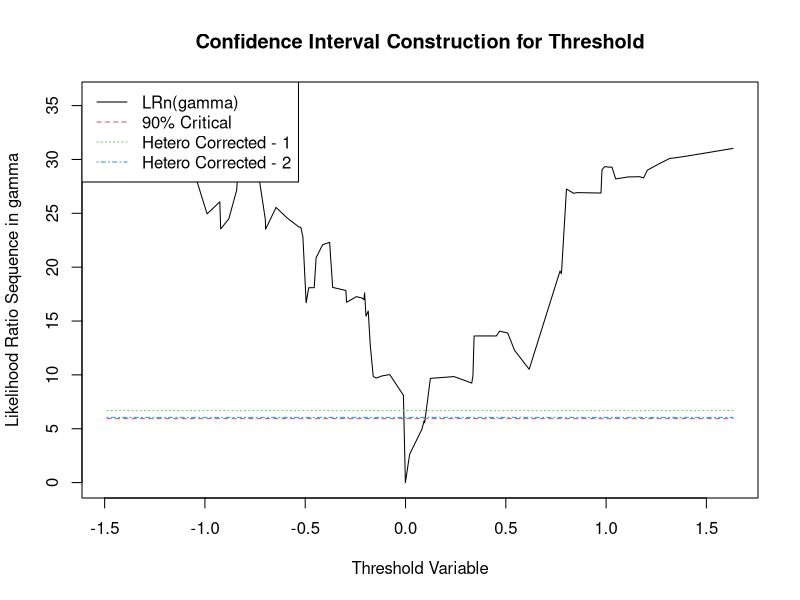

This figure's R source:
#########################################################################
##
##  IVTAR.R
##  
##  This is a R procedure.  It computes estimates and confidence
##  intervals for threshold models with endogenous regressors.
##  
##  It computes the estimator described in
##  "Instrumental Variable Estimation of a Threshold Model"
##  written by Mehmet Caner and Bruce E. Hansen
##  
##  Be sure to have the Gauss graphics library active.
##  
##  If you run this program, it is currently set up to generate some simulated data 
##  and estimate the model on this data.  
##  For your own application, you can substitute your own data.
##  
#########################################################################

# Functions #

##************************************************************
##  REGRESS
##  
##  Computes a linear regression. Uses generalized inverse if X'X is singular
##  
##  Format
##  beta <- regress(y,x)
##  
##  Inputs
##  y	      nxm	dependent variable(s)
##  x	      nxk	independent variables (should include constant)
##  
##  Output
##  beta    kxm	Regression slope estimates
##  
##************************************************************

regress <- function(y,x){
  if (qr(x)$rank==ncol(x)) beta <- qr.solve(x,y)
  if (qr(x)$rank<ncol(x)) beta <- (qr(t(x)%*%x)$qr)%*%(t(x)%*%y)
  beta
}

##************************************************************
##  JOINT_THRESH
##  
##  Estimates the threshold in a multivariate threshold model
##  
##  Format
##  output <- joint_thresh(y,x,q)
##  yhat <- output$yhat
##  qhat <- output$qhat
##  
##  Inputs
##  y	      nxm	dependent variable(s)
##  x	      nxk	independent variables (should include constant)
##  q	      nx1	threshold variable
##  
##  Outputs
##  yhat	nxm	Predicted values for y
##  qhat	1x1	Threshold Estimate 
##  
##************************************************************

joint_thresh <- function(y,x,q){
  n <- nrow(y)
  k <- ncol(x)
  e <- y-x%*%regress(y,x)
  s0 <- det(t(e)%*%e)    
  n1 <- round(.05*n)+k
  n2 <- round(.95*n)-k
  qs <- sort(q)
  qs <- qs[n1:n2]
  qs <- as.matrix(unique(qs))
  qn <- nrow(qs)
  sn <- matrix(0,qn,1)
  for (r in 1:qn){
    d <- (q<=qs[r])
    xx <- x*(d%*%matrix(1,1,k))
    xx <- xx-x%*%regress(xx,x)
    ex <- e-xx%*%regress(e,xx)
    sn[r] <- det(t(ex)%*%ex)   
  }
  r <- which.min(sn)
  smin <- sn[r]
  qhat <- qs[r]
  d <- (q<=qhat)
  x1 <- x*(d%*%matrix(1,1,k))
  x2 <- x*((1-d)%*%matrix(1,1,k))
  beta1 <- regress(y,x1)
  beta2 <- regress(y,x2)
  yhat <- x1%*%beta1+x2%*%beta2
  list(yhat=yhat,qhat=qhat)
}

##************************************************************
##  JOINT_THRESH_CI
##  
##  Estimates the threshold in a multivariate threshold model 
##  and computes asymptotic confidence intervals
##  
##  Format
##  output <- joint_thresh(y,x,q,_conf,_graph)
##  yhat <- output$yhat
##  
##  Inputs
##  y	      nxm	dependent variable(s)
##  x	      nxk	independent variables (should include constant)
##  q	      nx1	threshold variable
##  conf	1x1	level for confidence interval, e.g. conf=.9
##  graph	1x1	Set graph=1 to view graph of likelihood ratio
##  		      Set graph=0 to not display graph
##  
##  Outputs
##  yhat	nxm	Predicted values for y
##  qhat	1x1	Threshold Estimate 
##  qcf_0	1x2	Confidence interval for threshold, no heteroskedasticity correction
##  qcf_h1	1x2	Confidence interval for threshold, heteroskedasticity correction 
##  		      using quadratic variance estimate 
##  		      (only if m=1)
##  qcf_h2	1x2	Confidence interval for threshold, heteroskedasticity correction 
##  		      using variance estimated by Epanechnikov kernel with automatic bandwidth
##  		      (only if m=1)
##  
##************************************************************

joint_thresh_ci <- function(y,x,q,conf,graph){
  n <- nrow(y)
  k <- ncol(x)
  e <- y-x%*%regress(y,x)
  s0 <- det(t(e)%*%e)    
  n1 <- round(.05*n)+k
  n2 <- round(.95*n)-k
  qs <- sort(q)
  qs <- qs[n1:n2]
  qs <- as.matrix(unique(qs))
  qn <- nrow(qs)
  sn <- matrix(0,qn,1)
  for (r in 1:qn){
    d <- (q<=qs[r])
    xx <- x*(d%*%matrix(1,1,k))
    xx <- xx-x%*%regress(xx,x)
    ex <- e-xx%*%regress(e,xx)
    sn[r] <- det(t(ex)%*%ex)   
  }
  r <- which.min(sn)
  smin <- sn[r]
  qhat <- qs[r]
  d <- (q<=qhat)
  x1 <- x*(d%*%matrix(1,1,k))
  x2 <- x*((1-d)%*%matrix(1,1,k))
  beta1 <- regress(y,x1)
  beta2 <- regress(y,x2)
  yhat <- x1%*%beta1+x2%*%beta2
  e <- y-yhat
  lr <- n*(sn/smin-1)
  sig2 <- smin/n
  
  if (ncol(y)> 1){
    eta1 <- 1 
    eta2 <- 1
  }else{
    r1 <- (x%*%(beta1-beta2))^2
    r2 <- r1*(e^2)
    qx <- cbind(q^0,q^1,q^2)
    qh <- cbind(qhat^0,qhat^1,qhat^2)  
    m1 <- qr.solve(qx,r1)  
    m2 <- qr.solve(qx,r2)  
    g1 <- qh%*%m1
    g2 <- qh%*%m2
    eta1 <- as.vector((g2/g1)/sig2)
    sigq <- sqrt(mean((q-mean(q))^2))
    hband <- 2.344*sigq/(n^(.2))
    u <- (qhat-q)/hband
    u2 <- u^2
    f <- mean((1-u2)*(u2<=1))*(.75/hband)
    df <- -mean(-u*(u2<=1))*(1.5/(hband^2))
    eps <- r1 - qx%*%m1
    sige <- (t(eps)%*%eps)/(n-3)
    hband <- as.vector(sige/(4*f*((m1[3]+(m1[2]+2*m1[3]*qhat)*df/f)^2)))
    u2 <- ((qhat-q)/hband)^2
    kh <- ((1-u2)*.75/hband)*(u2<=1)
    g1 <- mean(kh*r1)
    g2 <- mean(kh*r2)
    eta2 <- as.vector((g2/g1)/sig2)
  }
  c1 <- -2*log(1-sqrt(conf))
  lr0 <- (lr >= c1)
  lr1 <- (lr >= (c1*eta1))
  lr2 <- (lr >= (c1*eta2))
  if (max(lr0)==1){
    qcf_0 <- cbind(qs[which.min(lr0)],qs[qn+1-which.min(rev(lr0))])
  }else{
    qcf_0 <- cbind(qs[1],qs[qn])
  }
  if (max(lr1)==1){
    qcf_h1 <- cbind(qs[which.min(lr1)],qs[qn+1-which.min(rev(lr1))])
  }else{
    qcf_h1 <- cbind(qs[1],qs[qn])
  }
  if (max(lr2)==1){
    qcf_h2 <- cbind(qs[which.min(lr2)],qs[qn+1-which.min(rev(lr2))])
  }else{
    qcf_h2 <- cbind(qs[1],qs[qn])
  }
  
  if (graph==1){
    x11()
    mtit <- "Confidence Interval Construction for Threshold"
    ytit <- "Likelihood Ratio Sequence in gamma" 
    xtit <- "Threshold Variable"
    clr <- matrix(1,qn,1)*c1
    if (ncol(y) == 1) clr <- cbind(clr,(clr*eta1),(clr*eta2))
    plot(qs,lr,lty=1,col=1,type="l",ann=0)
    lines(qs,clr[,1],lty=2,col=2)
    if (ncol(y) == 1){
      lines(qs,clr[,2],lty=3,col=3)
      lines(qs,clr[,3],lty=4,col=4)
    }
    title(main=mtit,ylab=ytit,xlab=xtit) 
    tit1 <- "LRn(gamma)"
    tit2 <- "90% Critical"
    tit3 <- "Hetero Corrected - 1"
    tit4 <- "Hetero Corrected - 2" 
    if (ncol(y) != 1) legend("topleft",c(tit1,tit2),lty=c(1,2),col=c(1,2))
    if (ncol(y) == 1) legend("topleft",c(tit1,tit2,tit3,tit4),lty=c(1,2,3,4),col=c(1,2,3,4))
  }
  list(yhat=yhat,qhat=qhat,qcf_0=qcf_0,qcf_h1=qcf_h1,qcf_h2=qcf_h2)
}

##************************************************************
##  GMM_LINEAR
##  
##  Computes the GMM estimator of a linear model
##  
##  Format
##  output <- gmm_linear(y,z,x)
##  beta <- output$beta
##  
##  Inputs
##  y	      nx1	dependent variable
##  z	      nxk	rhs variables
##  x	      nxl	instruments variables (should include constant and exogenous parts of z), l>=k
##  
##  Outputs
##  beta	kx1	Regression slope estimates
##  se	kx1	standard errors
##  jstat	1x1	J Statistic
##  
##************************************************************

gmm_linear <- function(y,z,x){
  pihat <- regress(z,x)
  xz <- t(x)%*%z 
  xy <- t(x)%*%y
  beta <- qr.solve((t(pihat)%*%xz),(t(pihat)%*%xy))
  e <- y-z%*%beta
  xe <- x*(e%*%matrix(1,1,ncol(x)))
  g <- solve(t(xe)%*%xe)
  v <- solve(t(xz)%*%g%*%xz)
  beta <- v%*%(t(xz)%*%g%*%xy)
  se <- as.matrix(sqrt(diag(v)))
  m <- t(x)%*%(y-z%*%beta)
  jstat <- t(m)%*%g%*%m
  list(beta=beta,se=se,jstat=jstat)
}

##************************************************************
##  GMM_THRESH
##  
##  Computes threshold model with endogenous variables
##  
##  Format
##  
##  qhat <- gmm_thresh(y,z1,z2,x,q,conf,conf1,conf2,reduced)
##  
##  Inputs
##  y	      nx1	dependent variable
##  z1	nxk1	endogenous rhs variables
##  z2	nxk2	exogenous rhs variables
##  x	      nxm	instrumental variables not included in z2, m>=k1
##  q	      nx1	threshold variable
##  conf	1x1	level for confidence interval for threshold, e.g. conf=.9
##  conf1	1x1	confidence level for threshold interval used as input to slope intervals, e.g. conf2=.8 
##  conf2	1x1	interval dummy - to determine method for threshold interval used as input to slope intervals
##  		      set to 0 for uncorrected (homoskedastic) interval
##  		      set to 1 for heteroskedastic correction by quadratic
##  		      set to 2 for heteroskedastic correction by nonparametric kernel
##  reduced	1x1	reduced form dummy
##  		      set to 0 if reduced form is linear (no threshold)
##  		      set to 1 if reduced form is a linear threshold model
##  
##  Output
##  qhat	1x1	threshold estimate
##  
##  Most of the output is written to the screen.
##  
##************************************************************

gmm_thresh <- function(y,z1,z2,x,q,conf,conf1,conf2,reduced){
  xx <- cbind(x,z2) 
  if (reduced==0) z1hat <- t(xx)%*%regress(z1,xx)
  if (reduced==1){ 
    out <-  joint_thresh(z1,xx,q)
    z1hat <- out$yhat
    rhohat <- out$qhat
  }
  zhat <- cbind(z1hat,z2)
  
  out <- joint_thresh_ci(y,zhat,q,conf,1)
  yhat <- out$yhat
  qhat <- out$qhat
  qcf0 <- out$qcf_0
  qcf1 <- out$qcf_h1 
  qcf2 <- out$qcf_h1 
  
  z <- cbind(z1,z2)
  da <- (q<=qhat)
  db <- 1-da
  ya <- y[da%*%matrix(1,1,ncol(y))>0]
  ya <- matrix(ya,length(ya)/ncol(y),ncol(y))
  xa <- xx[da%*%matrix(1,1,ncol(xx))>0]
  xa <- matrix(xa,length(xa)/ncol(xx),ncol(xx))
  za <- z[da%*%matrix(1,1,ncol(z))>0]
  za <- matrix(za,length(za)/ncol(z),ncol(z))
  yb <- y[db%*%matrix(1,1,ncol(y))>0]
  yb <- matrix(yb,length(yb)/ncol(y),ncol(y))
  xb <- xx[db%*%matrix(1,1,ncol(xx))>0]
  xb <- matrix(xb,length(xb)/ncol(xx),ncol(xx))
  zb <- z[db%*%matrix(1,1,ncol(z))>0]
  zb <- matrix(zb,length(zb)/ncol(z),ncol(z))
  out1 <- gmm_linear(ya,za,xa)
  out2 <- gmm_linear(yb,zb,xb)
  beta1 <- out1$beta
  se1 <- out1$se 
  jstat1 <- out1$jstat
  beta2 <- out2$beta
  se2 <- out2$se 
  jstat2 <- out2$jstat
  
  beta1l <- beta1-se1*1.96
  beta1u <- beta1+se1*1.96
  beta2l <- beta2-se2*1.96
  beta2u <- beta2+se2*1.96
  
  out <- joint_thresh_ci(y,zhat,q,conf1,0)
  yhat <- out$yhat
  qhat <- out$qhat
  qcf0i <- out$qcf_0
  qcf1i <- out$qcf_h1 
  qcf2i <- out$qcf_h1 
  
  if (conf2==0) qcf <- qcf0i 
  if (conf2==1) qcf <- qcf1i 
  if (conf2==2) qcf <- qcf2i 
  qq <- unique(q)
  qq <- as.matrix(sort(qq))
  qq <- qq[qq<=qcf[2]]
  qq <- as.matrix(qq[qq>=qcf[1]])
  
  for (i in 1:nrow(qq)){
    qi <- qq[i]
    dai <- (q<=qi)
    dbi <- 1-dai
    ya <- y[dai%*%matrix(1,1,ncol(y))>0]
    ya <- matrix(ya,length(ya)/ncol(y),ncol(y))
    xa <- xx[dai%*%matrix(1,1,ncol(xx))>0] 
    xa <- matrix(xa,length(xa)/ncol(xx),ncol(xx))
    za <- z[dai%*%matrix(1,1,ncol(z))>0]
    za <- matrix(za,length(za)/ncol(z),ncol(z))
    yb <- y[dbi%*%matrix(1,1,ncol(y))>0]
    yb <- matrix(yb,length(yb)/ncol(y),ncol(y))
    xb <- xx[dbi%*%matrix(1,1,ncol(xx))>0]
    xb <- matrix(xb,length(xb)/ncol(xx),ncol(xx))
    zb <- z[dbi%*%matrix(1,1,ncol(z))>0]
    zb <- matrix(zb,length(zb)/ncol(z),ncol(z))
    out1 <- gmm_linear(ya,za,xa)
    out2 <- gmm_linear(yb,zb,xb)
    beta1i <- out1$beta
    se1i <- out1$se 
    jstat1i <- out1$jstat 
    beta2i <- out2$beta
    se2i <- out2$se 
    jstat2i <- out2$jstat
    beta1l <- apply(t(cbind((beta1i-se1i*1.96),beta1l)),2,min)
    beta1u <- apply(t(cbind((beta1i+se1i*1.96),beta1u)),2,max)
    beta2l <- apply(t(cbind((beta2i-se2i*1.96),beta2l)),2,min)
    beta2u <- apply(t(cbind((beta2i+se2i*1.96),beta2u)),2,max)
  }
  
  cat ("\n")
  cat ("\n")
  cat ("Threshold Estimate                        ", qhat, "\n")
  cat ("Confidence Interval - Uncorrected         ", qcf0, "\n")
  cat ("Confidence Interval - Het Corrected Quad  ", qcf1, "\n")
  cat ("Confidence Interval - Het Corrected NP    ", qcf2, "\n")
  cat ("\n")
  cat ("\n")
  cat ("Regime 1 : Threshold variable less than   ", qhat, "\n")
  cat ("Number of observations                    ", sum(da),"\n")
  cat ("\n")
  cat ("Estimates     S.E.          Lower         Upper", "\n")
  for (i in 1:nrow(beta1)) cat (beta1[i],"  ",se1[i],"  ",beta1l[i],"  ",beta1u[i],"\n")
  cat ("\n")
  cat ("Regime 2 : Threshold variable greater than", qhat, "\n")
  cat ("Number of observations                    ", sum(db),"\n")
  cat ("\n")
  cat ("Estimates     S.E.          Lower         Upper", "\n")
  for (i in 1:nrow(beta2)) cat (beta2[i],"  ",se2[i],"  ",beta2l[i],"  ",beta2u[i],"\n")
  cat ("\n")
  qhat
}

#************************************************************#

# Example using Simulated Data #

n <- 100
kx <- 4 
sig <- matrix(c(1,0.5,0.5,1),2,2)  
e <- matrix(rnorm(n*2),n,2)%*%chol(sig)
q <- matrix(rnorm(n),n,1)  
x <- matrix(rnorm(n*kx),n,kx)  
z2 <- cbind(matrix(1,n,1),q)  
z1 <- x%*%matrix(1,kx,1)*3+e[,2]
zz <- (z1+z2%*%matrix(1,2,1))*.1
y <- zz*(q<0)-zz*(q>=0)+e[,1]

qhat <- gmm_thresh(y,z1,z2,x,q,.9,.8,1,1)


